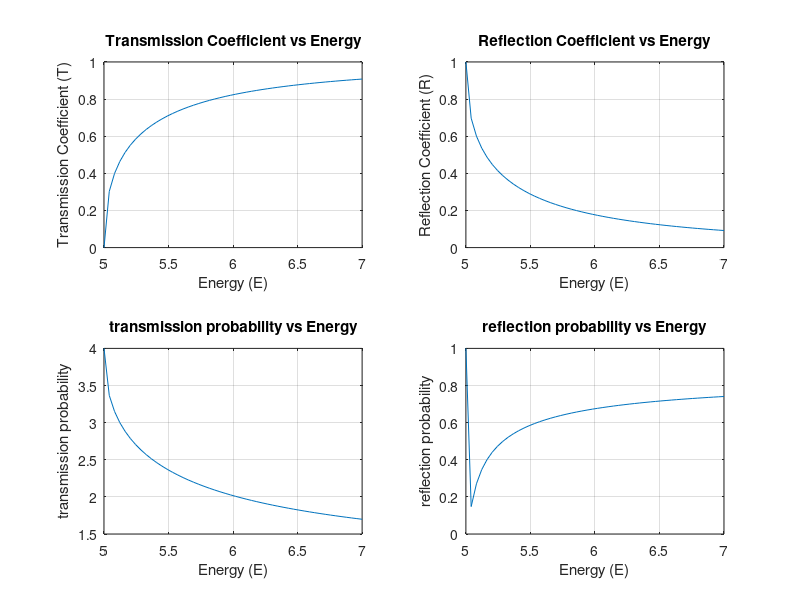

Reproduce this figure in MATLAB.
% Welcome to the Exciting MATLAB World!
% 🌟 Practice Session: HW - 05 Part 1🚀
% 🧠 Your Brain Gym: Tackling MATLAB with Seyed Mohammad Sajadi's Magic
% 🎯 Student Number: 402448040
% Ready, set, code! 💻✨

% Get a number
U0 = input('Enter the U0: ');

% Set initial data
E = linspace(U0, 7, 50);
h = 4.13567e-15;
H = h / (2 * pi);

m1 = input('Enter the m1: ');
m2 = input('Enter the m2: ');

k1 = sqrt(2 * m1 * E / H^2);
k2 = sqrt(2 * m2 * (E - U0) / H^2);

% Formula transmission, reflection coefficient
Transmission = ((4 * k1 .* k2) / (m1 .* m2)) ./ ((k1 ./ m1) + (k2 ./ m2)).^2;
Reflection = 1 - Transmission;

T = 4 ./ (1 + k2 .* m1 ./ (k1 .* m2)).^2;
R = (1 - k2 * m1 ./ k1 * m2).^2 ./ (1 + k2 * m1 ./ k1 * m2).^2;


% Plotting
subplot(2, 2, 1); % Two rows, two columns, first plot
plot(E, Transmission);
grid on;
xlabel('Energy (E)');
ylabel('Transmission Coefficient (T)');
title('Transmission Coefficient vs Energy');

subplot(2, 2, 2); % Two rows, two columns, second plot
plot(E, Reflection);
grid on;
xlabel('Energy (E)');
ylabel('Reflection Coefficient (R)');
title('Reflection Coefficient vs Energy');

subplot(2, 2, 3); % Two rows, two columns, third plot
plot(E, T);
grid on;
xlabel('Energy (E)');
ylabel('transmission probability');
title('transmission probability vs Energy');

subplot(2, 2, 4); % Two rows, two columns, fourth plot
plot(E, R);
grid on;
xlabel('Energy (E)');
ylabel('reflection probability');
title('reflection probability vs Energy');
